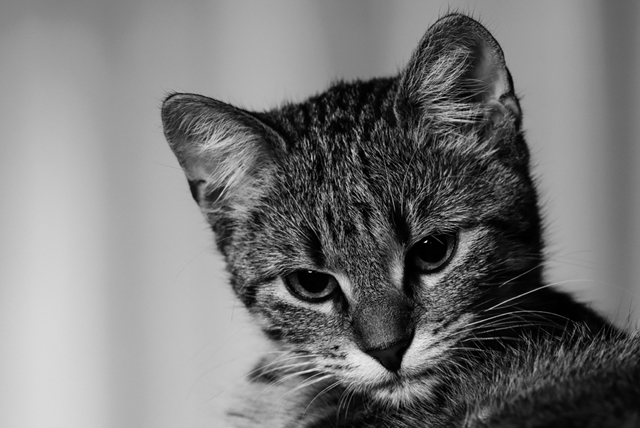
#> input picture images/cat.jpg, 640 x 428 px
$ python laplace.py
#> lines starting #> are read from the running program, lines starting #| are printed output that depends on the picture


import cv2
import math
import numpy as np

img = cv2.imread('images/cat.jpg', 0)
#> img is the input picture: shape (428, 640); min 0, max 238, mean 119.9
img_copy = img.copy()

height = img.shape[0]
#> height = 428
width = img.shape[1]
#> width = 640

gauss = (1.0/16) * np.array(
		[[0, 0, -1, 0, 0],
        [0, -1, -2, -1, 0],
        [-1, -2, 16, -2, -1],
        [0, -1, -2, -1, 0],
        [0, 0, -1, 0, 0]])

for i in np.arange(2, height-2):
	for j in np.arange(2,width-2):
		sum = 0
		for k in np.arange(-2,3):
			for l in np.arange(-2,3):
				a =img.item(i+k,j+l)
				b = gauss[2+k,2+l]
				sum = sum + (a*b)
		img_copy.itemset((i,j), sum)
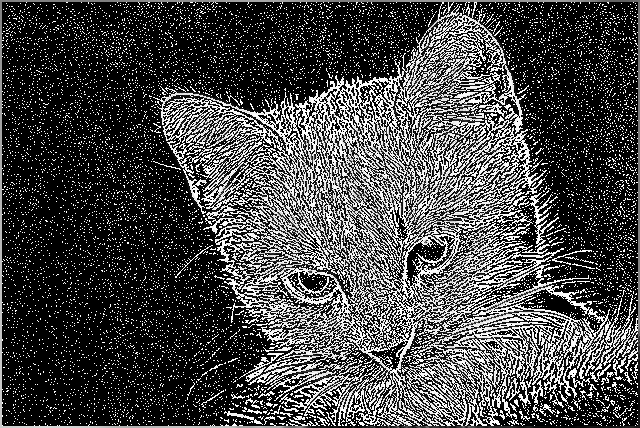
#> img_copy: shape (428, 640); min 0, max 255, mean 70.6

cv2.imwrite('outputs/laplace.jpg', img_copy)

cv2.imshow('Image', img_copy)
cv2.waitKey(0)
cv2.destroyAllWindows()
